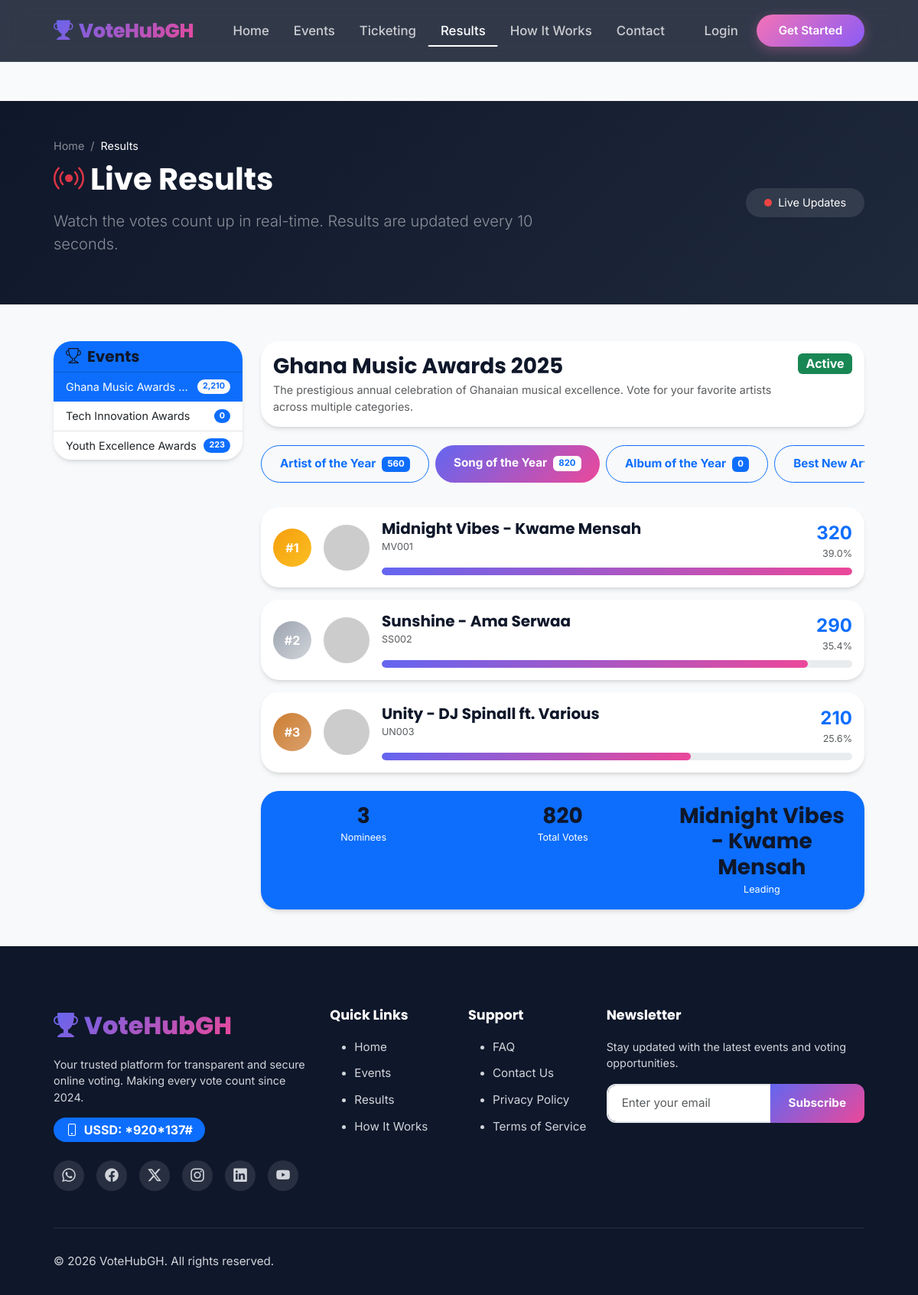
The page /results.php?event=ghana-music-awards-2025&category=2 on the database its author committed.
### tables this page shows
CREATE TABLE IF NOT EXISTS events (
    id INT AUTO_INCREMENT PRIMARY KEY,
    title VARCHAR(200) NOT NULL,
    slug VARCHAR(220) NOT NULL UNIQUE,
    description TEXT,
    banner VARCHAR(255) DEFAULT NULL,
    start_date DATETIME NOT NULL,
    end_date DATETIME NOT NULL,
    status ENUM('draft', 'active', 'completed', 'cancelled') DEFAULT 'draft',
    voting_type ENUM('free', 'paid') DEFAULT 'free',
    vote_price DECIMAL(10, 2) DEFAULT 0.00,
    is_featured BOOLEAN DEFAULT FALSE,
    total_votes INT DEFAULT 0,
    created_by INT,
    created_at TIMESTAMP DEFAULT CURRENT_TIMESTAMP,
    updated_at TIMESTAMP DEFAULT CURRENT_TIMESTAMP ON UPDATE CURRENT_TIMESTAMP,
    FOREIGN KEY (created_by) REFERENCES users(id) ON DELETE SET NULL,
    INDEX idx_status (status),
    INDEX idx_slug (slug),
    INDEX idx_dates (start_date, end_date)
);

CREATE TABLE IF NOT EXISTS categories (
    id INT AUTO_INCREMENT PRIMARY KEY,
    event_id INT NOT NULL,
    name VARCHAR(150) NOT NULL,
    slug VARCHAR(170) NOT NULL,
    description TEXT,
    icon VARCHAR(100) DEFAULT NULL,
    display_order INT DEFAULT 0,
    status ENUM('active', 'inactive') DEFAULT 'active',
    created_at TIMESTAMP DEFAULT CURRENT_TIMESTAMP,
    updated_at TIMESTAMP DEFAULT CURRENT_TIMESTAMP ON UPDATE CURRENT_TIMESTAMP,
    FOREIGN KEY (event_id) REFERENCES events(id) ON DELETE CASCADE,
    UNIQUE KEY unique_category_event (event_id, slug),
    INDEX idx_event (event_id),
    INDEX idx_status (status)
);

CREATE TABLE IF NOT EXISTS nominees (
    id INT AUTO_INCREMENT PRIMARY KEY,
    category_id INT NOT NULL,
    name VARCHAR(150) NOT NULL,
    slug VARCHAR(170) NOT NULL,
    photo VARCHAR(255) DEFAULT NULL,
    description TEXT,
    shortcode VARCHAR(20) NOT NULL UNIQUE,
    social_links JSON DEFAULT NULL,
    vote_count INT DEFAULT 0,
    status ENUM('active', 'inactive', 'disqualified') DEFAULT 'active',
    created_at TIMESTAMP DEFAULT CURRENT_TIMESTAMP,
    updated_at TIMESTAMP DEFAULT CURRENT_TIMESTAMP ON UPDATE CURRENT_TIMESTAMP,
    FOREIGN KEY (category_id) REFERENCES categories(id) ON DELETE CASCADE,
    INDEX idx_category (category_id),
    INDEX idx_shortcode (shortcode),
    INDEX idx_status (status)
);

### results.php (the view, shortened to what the rows shown need)
<?php
require_once 'config/database.php';
$pdo = getDBConnection();
$show_vote_counts = getSetting('show_vote_counts', '1') === '1';
$eventSlug = sanitize($_GET['event'] ?? '');
$categoryId = intval($_GET['category'] ?? 0);
$eventsStmt = $pdo->query("
    SELECT e.*,
           COALESCE(SUM(n.vote_count), 0) as total_votes
    FROM events e
    LEFT JOIN categories c ON e.id = c.event_id
    LEFT JOIN nominees n ON c.id = n.category_id
    WHERE e.status IN ('active', 'completed')
    GROUP BY e.id
    ORDER BY e.end_date DESC
");
$events = $eventsStmt->fetchAll();
$selectedEvent = null;
$categories = [];
if (!empty($eventSlug)) {
    $eventStmt = $pdo->prepare("SELECT * FROM events WHERE slug = ?");
    $eventStmt->execute([$eventSlug]);
    $selectedEvent = $eventStmt->fetch();
} elseif (!empty($events)) {
    $selectedEvent = $events[0];
}
if ($selectedEvent) {
    $categoriesStmt = $pdo->prepare("
        SELECT c.*, COALESCE(SUM(n.vote_count), 0) as total_votes
        FROM categories c
        LEFT JOIN nominees n ON c.id = n.category_id
        WHERE c.event_id = ? AND c.status = 'active'
        GROUP BY c.id
        ORDER BY c.display_order ASC
    ");
    $categoriesStmt->execute([$selectedEvent['id']]);
    $categories = $categoriesStmt->fetchAll();
    if ($categoryId > 0) {
        $resultsStmt = $pdo->prepare("
            SELECT n.*, c.name as category_name
            FROM nominees n
            JOIN categories c ON n.category_id = c.id
            WHERE n.category_id = ?
            ORDER BY n.vote_count DESC
        ");
        $resultsStmt->execute([$categoryId]);
        $results = $resultsStmt->fetchAll();
    }
}
include 'includes/header.php';
?>
<section class="page-header py-5" style="background: var(--gradient-dark); margin-top: 76px;">
    <div class="container">
        <div class="row align-items-center">
            <div class="col-lg-8">
                <h1 class="text-white mb-3">
                    <i class="bi bi-broadcast me-2 text-danger pulse"></i>Live Results
                </h1>
            </div>
        </div>
    </div>
</section>
<section class="results-section py-5 bg-light">
    <div class="container">
        <?php if (empty($events)): ?>
            <div class="text-center py-5">
                <i class="bi bi-graph-up display-1 text-muted mb-3"></i>
                <h4>No Results Available</h4>
                <p class="text-muted">Check back once voting events are active.</p>
                <a href="events.php" class="btn btn-primary">View Events</a>
            </div>
        <?php else: ?>
            <div class="row">
                <div class="col-lg-3 mb-4">
                    <div class="card sticky-top" style="top: 100px;">
                        <div class="card-body p-0">
                            <div class="list-group list-group-flush">
                                <?php foreach ($events as $event): ?>
                                    <a href="?event=<?php echo $event['slug']; ?>"
                                       class="list-group-item list-group-item-action d-flex justify-content-between align-items-center <?php echo ($selectedEvent && $selectedEvent['slug'] === $event['slug']) ? 'active' : ''; ?>">
                                        <div class="text-truncate me-2">
                                            <?php echo htmlspecialchars($event['title']); ?>
                                        </div>
                                        <?php if ($show_vote_counts): ?>
                                        <span class="badge bg-<?php echo ($selectedEvent && $selectedEvent['slug'] === $event['slug']) ? 'light text-primary' : 'primary'; ?> rounded-pill">
                                            <?php echo number_format($event['total_votes']); ?>
                                        </span>
                                        <?php endif; ?>
                                    </a>
                                <?php endforeach; ?>
                            </div>
                        </div>
                    </div>
                </div>
                <div class="col-lg-9">
                    <?php if ($selectedEvent): ?>
                        <div class="card mb-4">
                            <div class="card-body">
                                <div class="d-flex justify-content-between align-items-start">
                                    <div>
                                        <h3 class="mb-1"><?php echo htmlspecialchars($selectedEvent['title']); ?></h3>
                                        <p class="text-muted mb-0"><?php echo htmlspecialchars($selectedEvent['description']); ?></p>
                                    </div>
                                    <span class="badge bg-<?php echo $selectedEvent['status'] === 'active' ? 'success' : 'secondary'; ?> fs-6">
                                        <?php echo ucfirst($selectedEvent['status']); ?>
                                    </span>
                                </div>
                            </div>
                        </div>
                        <?php if (empty($categories)): ?>
                            <div class="text-center py-5 bg-white rounded-3">
                                <i class="bi bi-collection display-1 text-muted mb-3"></i>
                                <h4>No Categories</h4>
                                <p class="text-muted">No categories have been added to this event yet.</p>
                            </div>
                        <?php else: ?>
                            <div class="category-pills mb-4 overflow-auto pb-2">
                                <div class="d-flex gap-2 flex-nowrap">
                                    <?php foreach ($categories as $cat): ?>
                                        <a href="?event=<?php echo $selectedEvent['slug']; ?>&category=<?php echo $cat['id']; ?>"
                                           class="btn <?php echo $cat['id'] == $categoryId ? 'btn-primary' : 'btn-outline-primary'; ?> rounded-pill flex-shrink-0">
                                            <?php echo htmlspecialchars($cat['name']); ?>
                                            <?php if ($show_vote_counts): ?>
                                            <span class="badge bg-<?php echo $cat['id'] == $categoryId ? 'white text-primary' : 'primary'; ?> ms-1">
                                                <?php echo number_format($cat['total_votes']); ?>
                                            </span>
                                            <?php endif; ?>
                                        </a>
                                    <?php endforeach; ?>
                                </div>
                            </div>
                            <div class="results-grid live-results-container" data-event-id="<?php echo $selectedEvent['id']; ?>" data-category-id="<?php echo $categoryId; ?>">
                                <?php if (empty($results)): ?>
                                    <div class="text-center py-5 bg-white rounded-3">
                                        <i class="bi bi-people display-1 text-muted mb-3"></i>
                                        <h4>No Nominees</h4>
                                        <p class="text-muted">No nominees in this category yet.</p>
                                    </div>
                                <?php else: ?>
                                    <?php
                                    $totalVotes = array_sum(array_column($results, 'vote_count'));
                                    $maxVotes = $results[0]['vote_count'];
                                    foreach ($results as $index => $nominee):
                                        $percentage = $totalVotes > 0 ? ($nominee['vote_count'] / $totalVotes) * 100 : 0;
                                        $progressPercent = $maxVotes > 0 ? ($nominee['vote_count'] / $maxVotes) * 100 : 0;
                                    ?>
                                        <div class="result-card card mb-3" data-nominee-id="<?php echo $nominee['id']; ?>">
                                            <div class="card-body">
                                                <div class="d-flex align-items-center">
                                                    <div class="rank-circle flex-shrink-0 me-3 <?php echo $index < 3 ? 'top-three' : ''; ?>"
                                                         style="<?php echo $index === 0 ? 'background: linear-gradient(135deg, #f59e0b, #fbbf24);' : ($index === 1 ? 'background: linear-gradient(135deg, #9ca3af, #d1d5db);' : ($index === 2 ? 'background: linear-gradient(135deg, #cd7f32, #daa06d);' : '')); ?>">
                                                        #<?php echo $index + 1; ?>
                                                    </div>
                                                    <img src="<?php echo $nominee['photo'] ? 'uploads/nominees/' . $nominee['photo'] : 'https://ui-avatars.com/api/?name=' . urlencode($nominee['name']) . '&background=6366f1&color=fff&size=60'; ?>"
                                                         alt="<?php echo htmlspecialchars($nominee['name']); ?>"
                                                         class="rounded-circle flex-shrink-0 me-3"
                                                         style="width: 60px; height: 60px; object-fit: cover;">
                                                    <div class="flex-grow-1 min-width-0">
                                                        <div class="d-flex justify-content-between align-items-start mb-2">
                                                            <div>
                                                                <h5 class="mb-0 text-truncate"><?php echo htmlspecialchars($nominee['name']); ?></h5>
                                                                <small class="text-muted"><?php echo $nominee['shortcode']; ?></small>
                                                            </div>
                                                            <div class="text-end">
                                                                <?php if ($show_vote_counts): ?>
                                                                    <span class="vote-count fs-4 fw-bold text-primary"><?php echo number_format($nominee['vote_count']); ?></span>
                                                                    <small class="text-muted d-block"><?php echo number_format($percentage, 1); ?>%</small>
                                                                <?php else: ?>
                                                                    <span class="badge bg-primary rounded-pill">Ranked #<?php echo $index + 1; ?></span>
                                                                <?php endif; ?>
                                                            </div>
                                                        </div>
                                                        <div class="progress" style="height: 10px; border-radius: 10px;">
                                                            <div class="progress-bar bg-gradient-primary"
                                                                 role="progressbar"
                                                                 style="width: <?php echo $progressPercent; ?>%; border-radius: 10px;"
                                                                 aria-valuenow="<?php echo $progressPercent; ?>"
                                                                 aria-valuemin="0"
                                                                 aria-valuemax="100"></div>
                                                        </div>
                                                    </div>
                                                </div>
                                            </div>
                                        </div>
                                    <?php endforeach; ?>
                                    <div class="card bg-primary text-white mt-4">
                                        <div class="card-body">
                                            <div class="row text-center">
                                                <div class="col-4">
                                                    <h3 class="mb-0"><?php echo count($results); ?></h3>
                                                    <small class="text-white-75">Nominees</small>
                                                </div>
                                                <?php if ($show_vote_counts): ?>
                                                <div class="col-4">
                                                    <h3 class="mb-0"><?php echo number_format($totalVotes); ?></h3>
                                                    <small class="text-white-75">Total Votes</small>
                                                </div>
                                                <?php endif; ?>
                                                <div class="col-4">
                                                    <h3 class="mb-0"><?php echo $results[0]['name'] ?? 'N/A'; ?></h3>
                                                    <small class="text-white-75">Leading</small>
                                                </div>
                                            </div>
                                        </div>
                                    </div>
                                <?php endif; ?>
                            </div>
                        <?php endif; ?>
                    <?php endif; ?>
                </div>
            </div>
        <?php endif; ?>
    </div>
</section>
<?php include 'includes/footer.php'; ?>

### rows shown on the page
events: title "Ghana Music Awards…", total_votes "2,210", title "Ghana Music Awards 2025", description "The prestigious annual celebration of Ghanaian musical excellence. Vote for your favorite artists across multiple categories.", status "Active"
events: title "Tech Innovation Awards", total_votes "0"
events: title "Youth Excellence Awards", total_votes "223"
categories: name "Artist of the Year", total_votes "560"
categories: name "Song of the Year", total_votes "820"
categories: name "Album of the Year", total_votes "0"
categories: name "Best New…"
nominees: name "Midnight Vibes - Kwame Mensah", shortcode "MV001", vote_count "320", vote_count "39.0"
nominees: name "Sunshine - Ama Serwaa", shortcode "SS002", vote_count "290", vote_count "35.4", $progressPercent 90.625 (drawn)
nominees: name "Unity - DJ Spinall ft. Various", shortcode "UN003", vote_count "210", vote_count "25.6", $progressPercent 65.625 (drawn)

### other values the page prints
count($results) "3"
$totalVotes "820"
